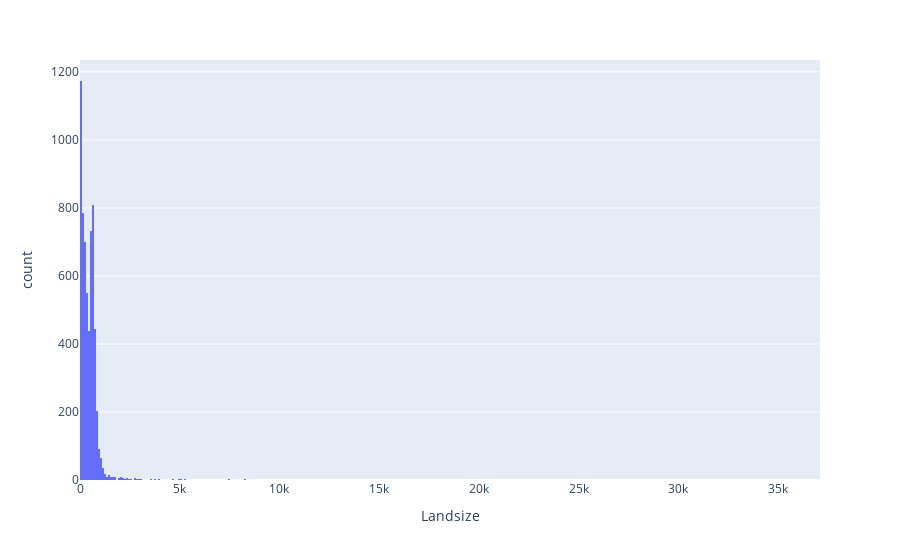

Notebook code cell kept with this figure:
### Code cell
# df["YearBuilt"].min()
fig = px.histogram(x, x="Landsize")
fig.show()

### Figure 1 — Plotly figure (JSON) as saved in the notebook; plotly's stock layout.template omitted (floating-point values rounded to 4 significant figures; data arrays with more than 128 entries replaced by an {"elided": "..."} marker saying what was removed)
{"data": [{"alignmentgroup": "True", "bingroup": "x", "hovertemplate": "Landsize=%{x}<br>count=%{y}<extra></extra>", "legendgroup": "", "marker": {"color": "#636efa", "pattern": {"shape": ""}}, "name": "", "offsetgroup": "", "orientation": "v", "showlegend": false, "type": "histogram", "x": {"elided": "6196 int values"}, "xaxis": "x", "yaxis": "y"}], "layout": {"autosize": true, "barmode": "relative", "legend": {"tracegroupgap": 0}, "margin": {"t": 60}, "xaxis": {"anchor": "y", "autorange": true, "domain": [0, 1], "range": [-0.5, 37100.0], "title": {"text": "Landsize"}, "type": "linear"}, "yaxis": {"anchor": "x", "autorange": true, "domain": [0, 1], "range": [0, 1235.0], "title": {"text": "count"}}}}
